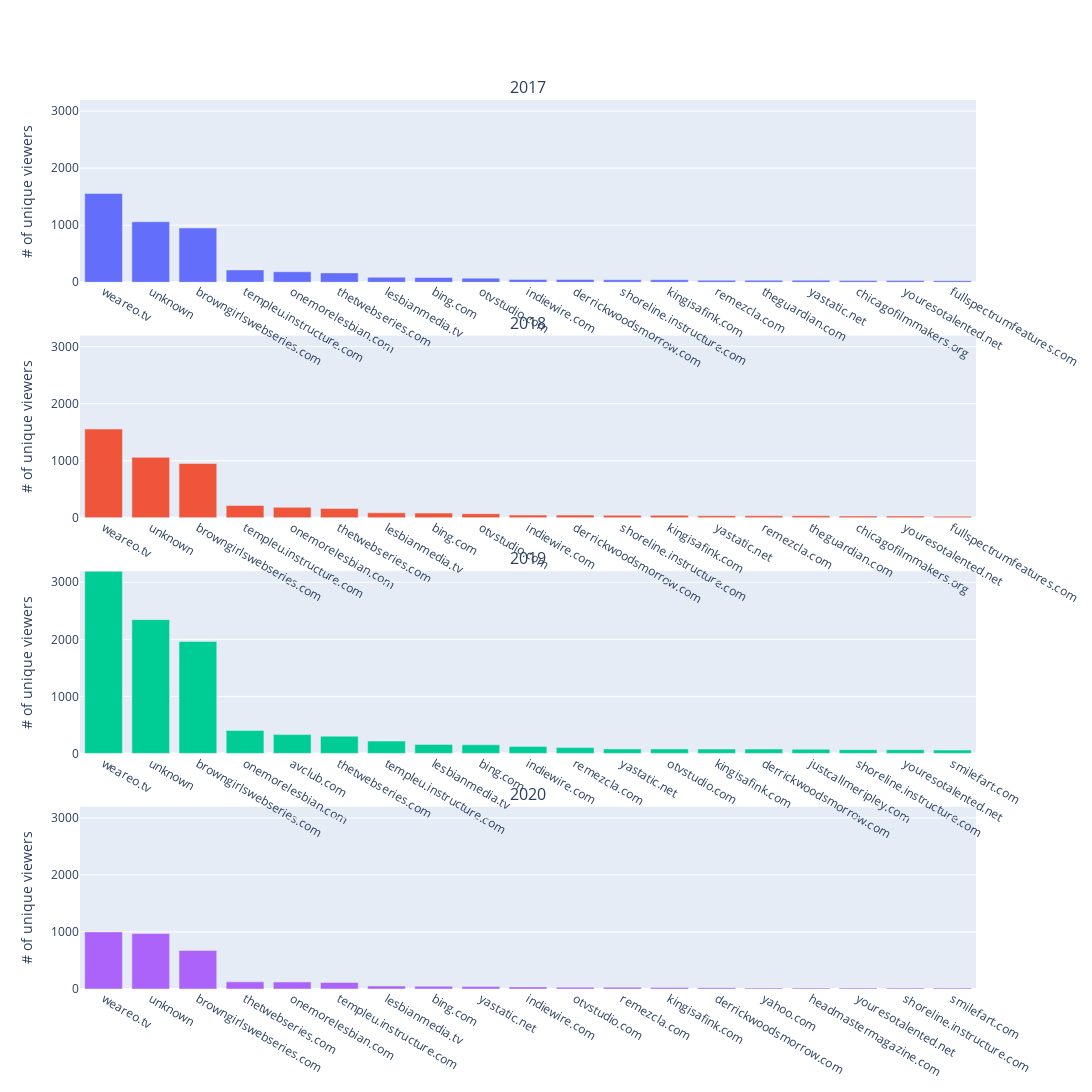

Notebook cell for this chart:
### Markdown cell above
# Number of unique viewers by traffic source website and year

#### IMPORTANT NOTE:
`unique_viewers` does not seem to have been tracked before 2017. As such, years before 2017 are excluded

### Code cell
years = [y for y in sorted(source_df.year.unique()) if y > 2016]
fig = make_subplots(rows=len(years), cols=1, subplot_titles=[str(y) for y in years], vertical_spacing=0.06)

year_grouped_source_df = source_df.groupby('year')

max_y = 0

for i, year in enumerate(years):
    if year <= 2016:
        continue
    year_df = year_grouped_source_df.get_group(year)
    #year_df = year_df[year_df['domain'] != 'vimeo.com']
    metric_df = year_df.groupby('domain').agg({'unique_viewers':sum}).sort_values(by='unique_viewers', ascending=False).head(20)
    
    metric_df = metric_df[~metric_df.index.isin(['vimeo.com'])] # comment this out to keep vimeo.com and onemorelesbian.com in

    max_y = max(max_y, metric_df['unique_viewers'].max())
    

    play_trace = go.Bar(x=metric_df.index, y=metric_df['unique_viewers'], name=str(year))
    
    fig.add_trace(play_trace, row=i+1, col=1)
    #fig.update_layout(barmode='stack', row=i+1, col=1)

for i, year in enumerate(years):
    fig.update_yaxes(title='# of unique viewers', range=[0, max_y], row=i+1, col=1)

fig.update_layout(height=3000, width=1200, showlegend=False)
fig.show()

### Figure 1 — Plotly figure (JSON) as saved in the notebook; plotly's stock layout.template omitted (floating-point values rounded to 4 significant figures)
{"data": [{"name": "2017", "type": "bar", "x": ["weareo.tv", "unknown", "browngirlswebseries.com", "templeu.instructure.com", "onemorelesbian.com", "thetwebseries.com", "lesbianmedia.tv", "bing.com", "otvstudio.com", "indiewire.com", "derrickwoodsmorrow.com", "shoreline.instructure.com", "kingisafink.com", "remezcla.com", "theguardian.com", "yastatic.net", "chicagofilmmakers.org", "youresotalented.net", "fullspectrumfeatures.com"], "xaxis": "x", "y": [1556, 1060, 952, 216, 184, 164, 88, 84, 72, 48, 48, 44, 44, 36, 36, 36, 32, 32, 28], "yaxis": "y"}, {"name": "2018", "type": "bar", "x": ["weareo.tv", "unknown", "browngirlswebseries.com", "templeu.instructure.com", "onemorelesbian.com", "thetwebseries.com", "lesbianmedia.tv", "bing.com", "otvstudio.com", "indiewire.com", "derrickwoodsmorrow.com", "shoreline.instructure.com", "kingisafink.com", "yastatic.net", "remezcla.com", "theguardian.com", "chicagofilmmakers.org", "youresotalented.net", "fullspectrumfeatures.com"], "xaxis": "x2", "y": [1556, 1060, 952, 216, 184, 164, 88, 84, 72, 48, 48, 44, 44, 36, 36, 36, 32, 32, 28], "yaxis": "y2"}, {"name": "2019", "type": "bar", "x": ["weareo.tv", "unknown", "browngirlswebseries.com", "onemorelesbian.com", "avclub.com", "thetwebseries.com", "templeu.instructure.com", "lesbianmedia.tv", "bing.com", "indiewire.com", "remezcla.com", "yastatic.net", "otvstudio.com", "kingisafink.com", "derrickwoodsmorrow.com", "justcallmeripley.com", "shoreline.instructure.com", "youresotalented.net", "smilefart.com"], "xaxis": "x3", "y": [3195, 2345, 1961, 402, 330, 301, 216, 157, 151, 123, 102, 79, 79, 76, 76, 72, 66, 65, 59], "yaxis": "y3"}, {"name": "2020", "type": "bar", "x": ["weareo.tv", "unknown", "browngirlswebseries.com", "thetwebseries.com", "onemorelesbian.com", "templeu.instructure.com", "lesbianmedia.tv", "bing.com", "yastatic.net", "indiewire.com", "otvstudio.com", "remezcla.com", "kingisafink.com", "derrickwoodsmorrow.com", "yahoo.com", "headmastermagazine.com", "youresotalented.net", "shoreline.instructure.com", "smilefart.com"], "xaxis": "x4", "y": [1001, 972, 677, 125, 123, 114, 52, 47, 42, 36, 32, 31, 28, 22, 17, 17, 17, 16, 16], "yaxis": "y4"}], "layout": {"annotations": [{"font": {"size": 16}, "showarrow": false, "text": "2017", "x": 0.5, "xanchor": "center", "xref": "paper", "y": 1, "yanchor": "bottom", "yref": "paper"}, {"font": {"size": 16}, "showarrow": false, "text": "2018", "x": 0.5, "xanchor": "center", "xref": "paper", "y": 0.735, "yanchor": "bottom", "yref": "paper"}, {"font": {"size": 16}, "showarrow": false, "text": "2019", "x": 0.5, "xanchor": "center", "xref": "paper", "y": 0.47, "yanchor": "bottom", "yref": "paper"}, {"font": {"size": 16}, "showarrow": false, "text": "2020", "x": 0.5, "xanchor": "center", "xref": "paper", "y": 0.205, "yanchor": "bottom", "yref": "paper"}], "height": 3000, "showlegend": false, "width": 1200, "xaxis": {"anchor": "y", "autorange": true, "domain": [0, 1], "range": [-0.5, 18.5], "type": "category"}, "xaxis2": {"anchor": "y2", "autorange": true, "domain": [0, 1], "range": [-0.5, 18.5], "type": "category"}, "xaxis3": {"anchor": "y3", "autorange": true, "domain": [0, 1], "range": [-0.5, 18.5], "type": "category"}, "xaxis4": {"anchor": "y4", "autorange": true, "domain": [0, 1], "range": [-0.5, 18.5], "type": "category"}, "yaxis": {"anchor": "x", "domain": [0.795, 1], "range": [0, 3195], "title": {"text": "# of unique viewers"}, "type": "linear"}, "yaxis2": {"anchor": "x2", "domain": [0.53, 0.735], "range": [0, 3195], "title": {"text": "# of unique viewers"}, "type": "linear"}, "yaxis3": {"anchor": "x3", "domain": [0.265, 0.47], "range": [0, 3195], "title": {"text": "# of unique viewers"}, "type": "linear"}, "yaxis4": {"anchor": "x4", "domain": [0, 0.205], "range": [0, 3195], "title": {"text": "# of unique viewers"}, "type": "linear"}}}
